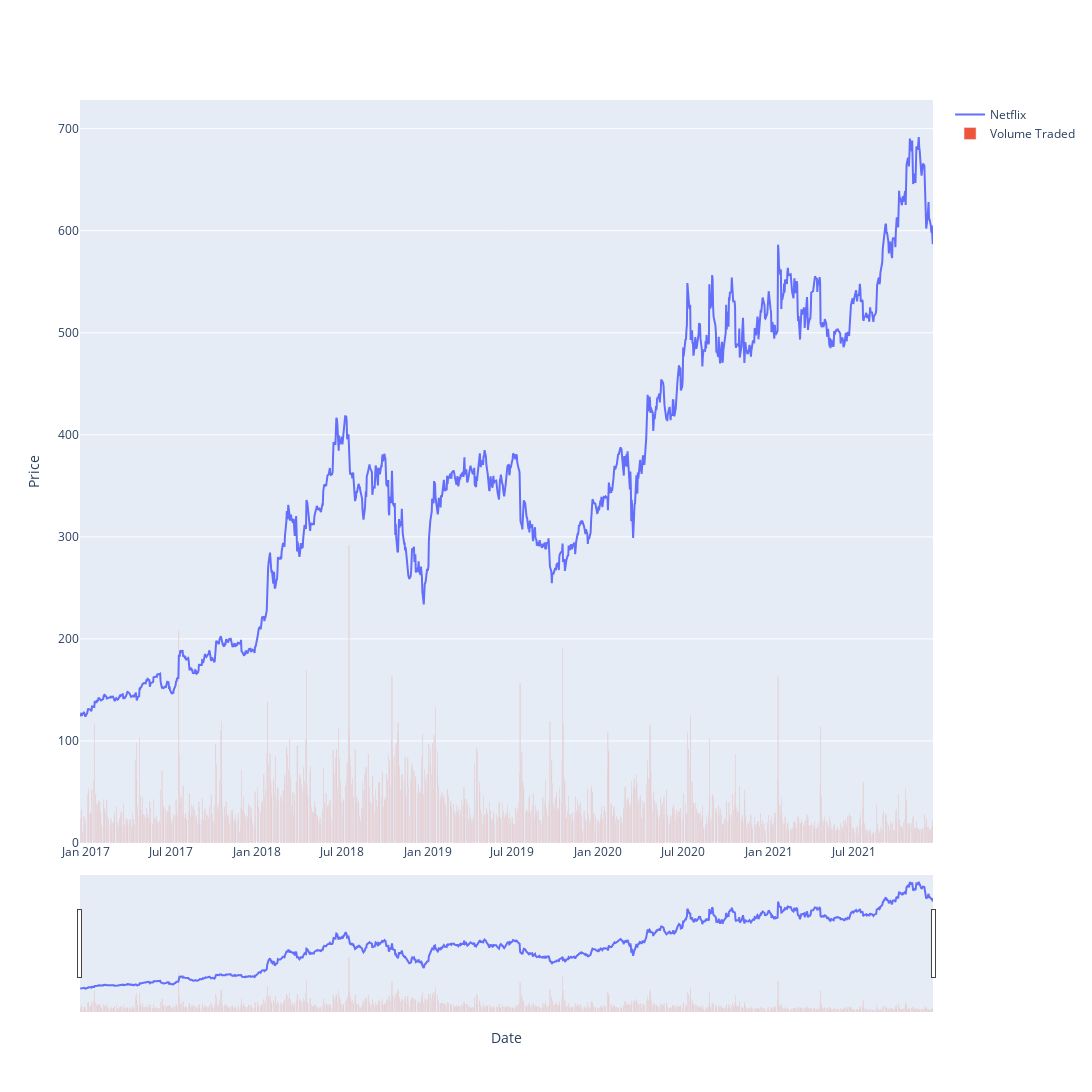

This figure's notebook cell:
### Markdown cell above
## Create a Price / Volume Chart

### Code cell
fig = go.Figure()
nflx_plot = go.Scatter(x=nflx_df.index, y=nflx_df['Close'], name="Netflix")

# Plot price changes
fig.add_trace(nflx_plot)

# Plot volume as bar graph
fig.add_trace(go.Bar(x=nflx_df.index, y=nflx_df['Volume']/200000, name='Volume Traded'))

fig.update_xaxes(title="Date", rangeslider_visible=True)
fig.update_yaxes(title="Price")
fig.update_layout(height=1200, width=1800, 
                  showlegend=True)
fig.show()

### Figure 1 — Plotly figure (JSON) as saved in the notebook; plotly's stock layout.template omitted (floating-point values rounded to 4 significant figures; data arrays with more than 128 entries replaced by an {"elided": "..."} marker saying what was removed)
{"data": [{"name": "Netflix", "type": "scatter", "x": {"elided": "1259 str values"}, "y": {"elided": "1259 float values"}}, {"name": "Volume Traded", "type": "bar", "x": {"elided": "1259 str values"}, "y": {"elided": "1259 float values"}}], "layout": {"height": 1200, "showlegend": true, "width": 1800, "xaxis": {"rangeslider": {"visible": true}, "title": {"text": "Date"}}, "yaxis": {"title": {"text": "Price"}}}}
